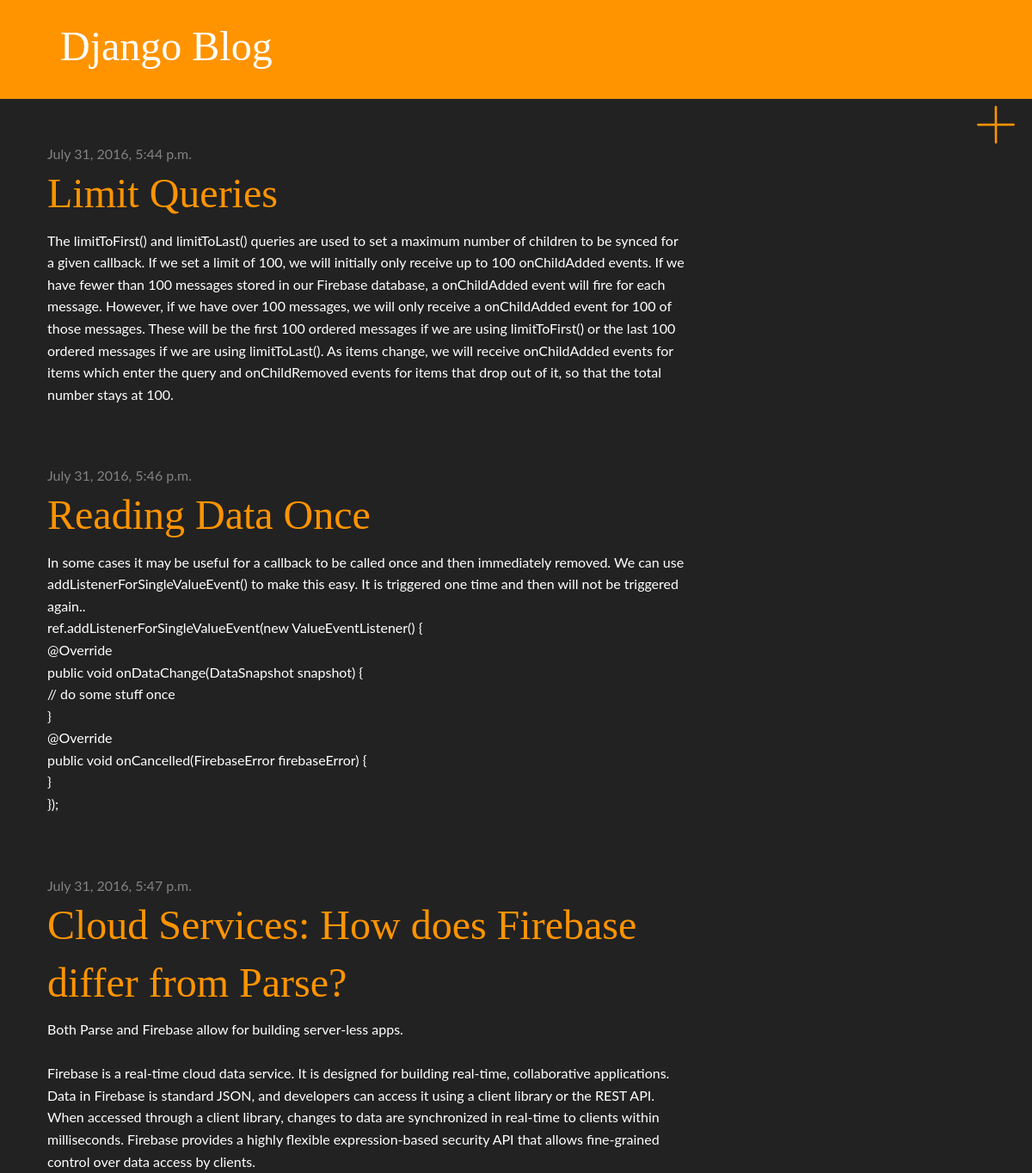
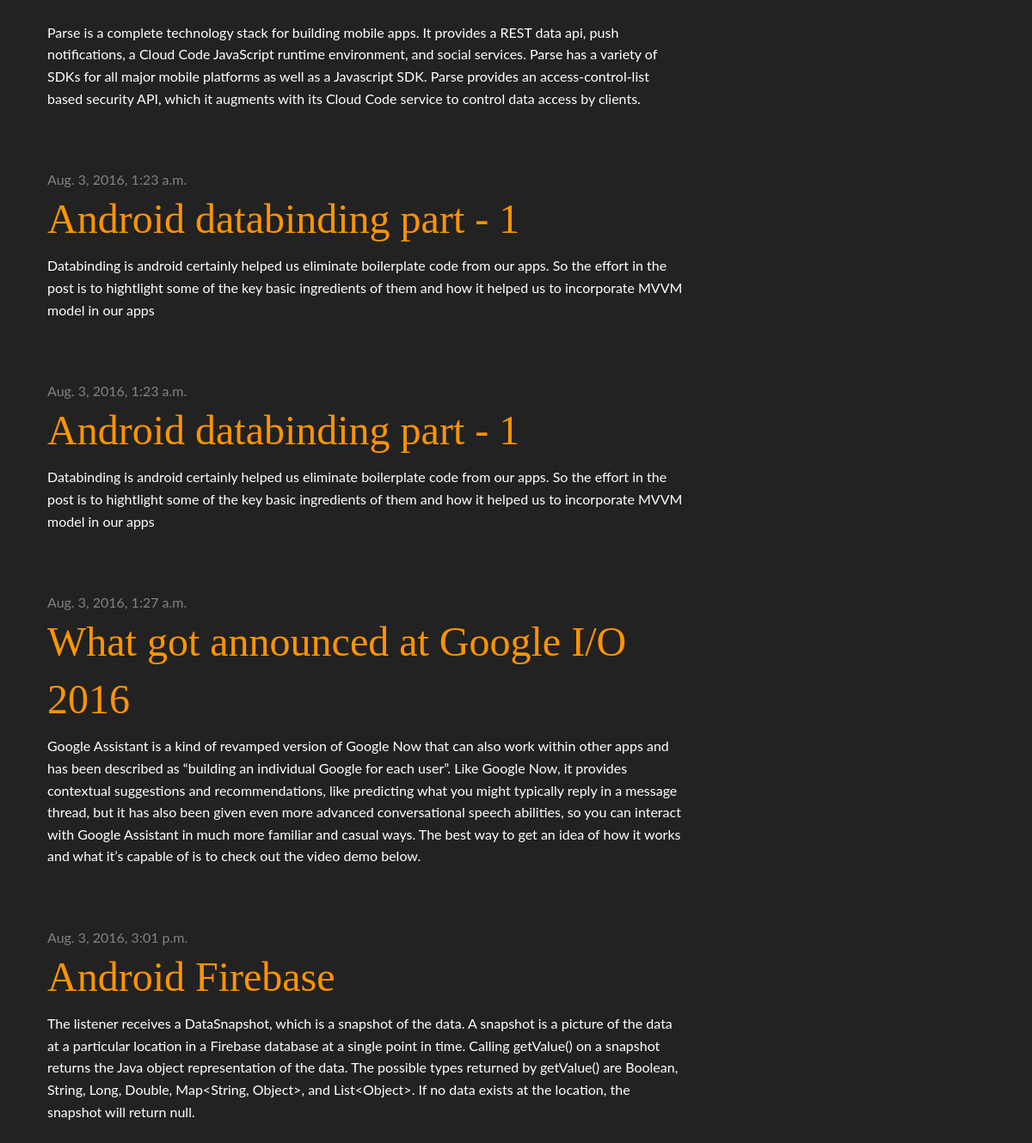
The app's page / (signed in) with its own data (2 pictures, top to bottom).
### blog/models.py (models this page shows, shortened)
class Post(models.Model):
    author = models.ForeignKey('auth.User')
    title = models.CharField(max_length=200)
    text = models.TextField()
    created_date = models.DateTimeField(
            default=timezone.now)
    published_date = models.DateTimeField(
            blank=True, null=True)

### blog/views.py (the view)
# urls.py: url(r'^$', views.post_list, name='post_list'),
def post_list(request):
    posts = Post.objects.filter(published_date__lte=timezone.now()).order_by('published_date')
    return render(request, 'blog/post_list.html', {'posts': posts})

### blog/templates/blog/post_list.html
{% extends 'blog/base.html' %}
{% block content %}
{% for post in posts %}
    <div class="post">
        <div class="date">
            {{ post.published_date }}
        </div>
<h1><a href="{% url 'post_detail' pk=post.pk %}">{{ post.title }}</a></h1>
        <p>{{ post.text|linebreaksbr }}</p>
    </div>
{% endfor %}
{% endblock %}

### blog/static/css/app.css (style rules this page uses)
p { color:#fff; }
body { background-color:#222; color:#fff; font-family:Lato; }
h1, h2, h3, h4 { font-family: 'Lobster', cursive; }
.date { color:#828282; }
.post { margin-bottom: 70px; }
.post h1 a, .post h1 a:visited { color: #FF9400; }

### records on screen
Post: published_date "July 31, 2016, 5:44 p.m.", title "Limit Queries", text "The limitToFirst() and limitToLast() queries are used to set a maximum number of children to be synced for a given callback. If we set a limit of 100, we will initially only receive up to 100 onChildAdded events. If we have fewer than 100 messages stored in our Firebase database, a onChildAdded event will fire for each message. However, if we have over 100 messages, we will only receive a onChildAdded event for 100 of those messages. These will be the first 100 ordered messages if we are using limitToFirst() or the last 100 ordered messages if we are using limitToLast(). As items change, we will receive onChildAdded events for items which enter the query and onChildRemoved events for items…"
Post: published_date "July 31, 2016, 5:46 p.m.", title "Reading Data Once", text "In some cases it may be useful for a callback to be called once and then immediately removed. We can use addListenerForSingleValueEvent() to make this easy. It is triggered one time and then will not be triggered again.. ref.addListenerForSingleValueEvent(new ValueEventListener() { @Override public void onDataChange(DataSnapshot snapshot) { // do some stuff once } @Override public void onCancelled(FirebaseError firebaseError) { } });"
Post: published_date "July 31, 2016, 5:47 p.m.", title "Cloud Services: How does Firebase differ from Parse?", text "Both Parse and Firebase allow for building server-less apps. Firebase is a real-time cloud data service. It is designed for building real-time, collaborative applications. Data in Firebase is standard JSON, and developers can access it using a client library or the REST API. When accessed through a client library, changes to data are synchronized in real-time to clients within milliseconds. Firebase provides a highly flexible expression-based security API that allows fine-grained control over data access by clients. Parse is a complete technology stack for building mobile apps. It provides a REST data api, push notifications, a Cloud Code JavaScript runtime environment, and social services.…"
Post: published_date "Aug. 3, 2016, 1:23 a.m.", title "Android databinding part - 1", text "Databinding is android certainly helped us eliminate boilerplate code from our apps. So the effort in the post is to hightlight some of the key basic ingredients of them and how it helped us to incorporate MVVM model in our apps"
Post: published_date "Aug. 3, 2016, 1:23 a.m.", title "Android databinding part - 1", text "Databinding is android certainly helped us eliminate boilerplate code from our apps. So the effort in the post is to hightlight some of the key basic ingredients of them and how it helped us to incorporate MVVM model in our apps"
Post: published_date "Aug. 3, 2016, 1:27 a.m.", title "What got announced at Google I/O 2016", text "Google Assistant is a kind of revamped version of Google Now that can also work within other apps and has been described as “building an individual Google for each user”. Like Google Now, it provides contextual suggestions and recommendations, like predicting what you might typically reply in a message thread, but it has also been given even more advanced conversational speech abilities, so you can interact with Google Assistant in much more familiar and casual ways. The best way to get an idea of how it works and what it’s capable of is to check out the video demo below."
Post: published_date "Aug. 3, 2016, 3:01 p.m.", title "Android Firebase", text "The listener receives a DataSnapshot, which is a snapshot of the data. A snapshot is a picture of the data at a particular location in a Firebase database at a single point in time. Calling getValue() on a snapshot returns the Java object representation of the data. The possible types returned by getValue() are Boolean, String, Long, Double, Map<String, Object>, and List<Object>. If no data exists at the location, the snapshot will return null."
